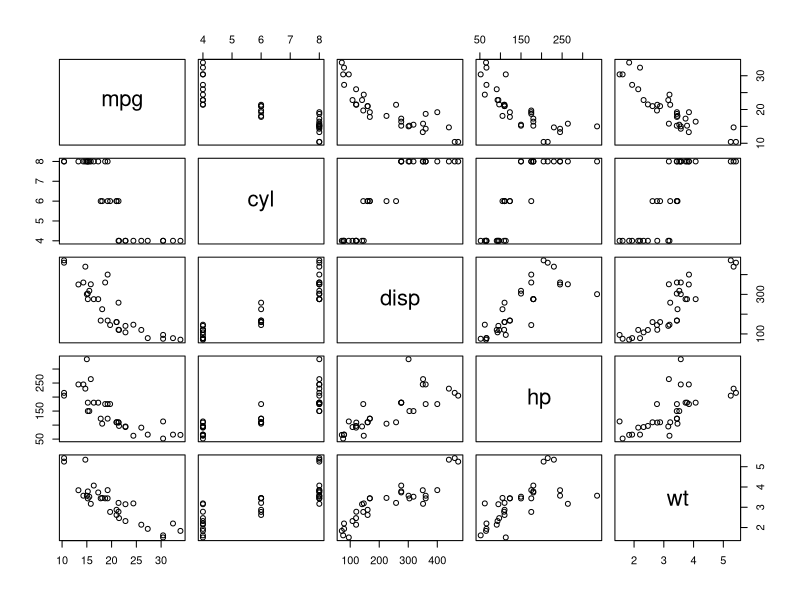
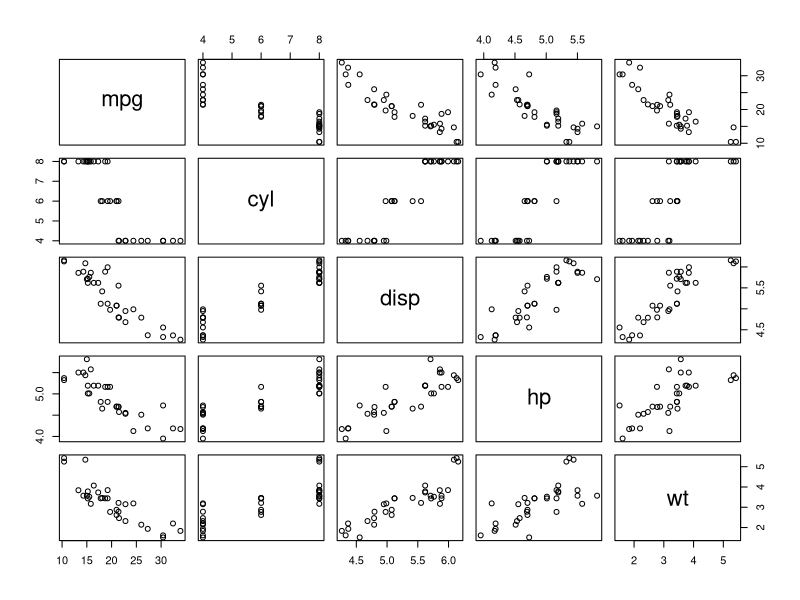
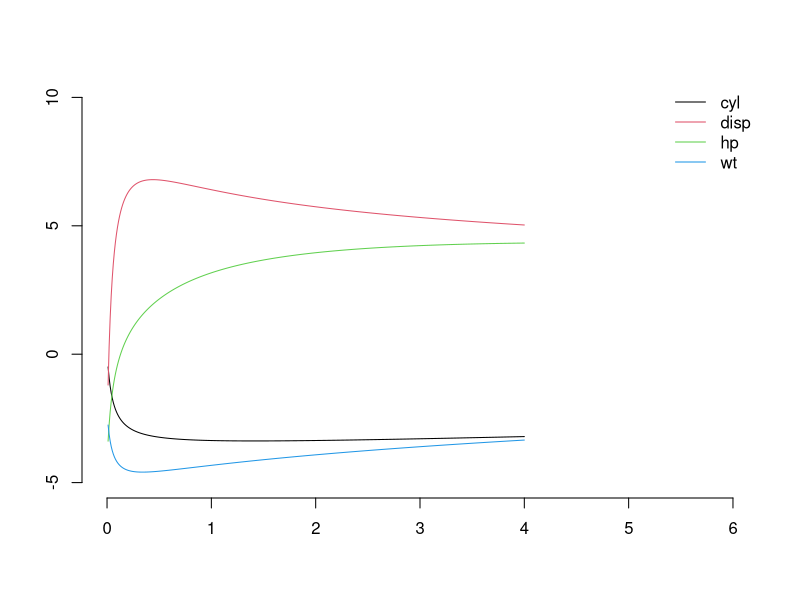
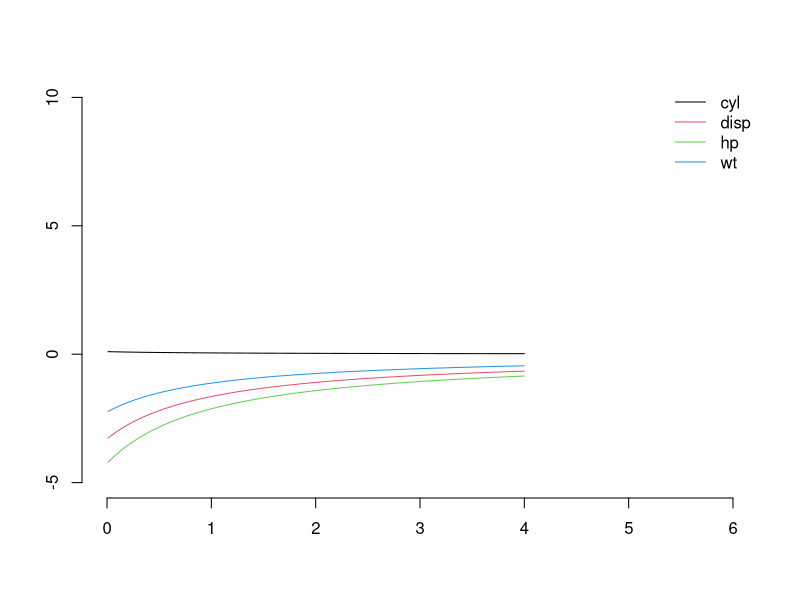

Write the R code that produced these figures, in order. (Note: this script raises an error after producing the figures.)
## ---- chunk 1
banco  <- mtcars[,c("mpg","cyl", "disp","hp","wt")]
pairs(banco)
## ---- chunk 2
banco2  <- banco
banco2$disp <- log ( banco$disp )
banco2$hp   <- log ( banco$hp )
pairs(banco2)
## ---- chunk 3
X <- as.matrix(cbind(1,banco2[,-1]))
y =  banco2[,1]

beta_til <- function(lambda) solve( diag(lambda,5)+t(X)%*%X)%*%t(X)%*%y

m=6
lambda = seq(.01,4,.01)
resp = NULL
for(l in lambda){
  resp <- rbind(resp, beta_til(l)[,1])
}

plot.new()
plot.window(ylim=c(-5,10), xlim=c(0,m))
lines(lambda, resp[,2],col=1)
lines(lambda, resp[,3],col=2)
lines(lambda, resp[,4],col=3)
lines(lambda, resp[,5],col=4)
axis(1)
axis(2)
legend('topright',names(banco2)[-1],col=1:4,bty='n',lty=1)

## ---- chunk 4
X <- as.matrix(cbind(1,banco2[,-1]))
y =  banco2[,1]

S = solve(t(X)%*%X)
beta_til <- function(lambda) (S%*%t(X)%*%y)/(1+lambda)

m=6
lambda = seq(.01,4,.01)
resp = NULL
for(l in lambda){
  resp <- rbind(resp, beta_til(l)[,1])
}

plot.new()
plot.window(ylim=c(-5,10), xlim=c(0,m))
lines(lambda, resp[,2],col=1)
lines(lambda, resp[,3],col=2)
lines(lambda, resp[,4],col=3)
lines(lambda, resp[,5],col=4)
axis(1)
axis(2)
legend('topright',names(banco2)[-1],col=1:4,bty='n',lty=1)

## ---- chunk 5
require(mvtnorm)
# simulando phi
beta_hat <- S%*%t(X)%*%y
SQR = t((y-X%*%beta_hat))%*%(y-X%*%beta_hat)
s1 = SQR+(t(beta_hat)%*%t(X)%*%X%*%beta_hat)*.01/(1+.01)
n - length(y)
phi = rgamma(500,n/2, .5*(SQR+drop(s1)))

mu = beta_til(.01)
beta = array(NA_real_, c(500,5))
for(i in 1:500)beta[i,] = rmvnorm(1, mu,S/(phi[i]*1.01) )

oo = par(mfrow=c(2,2))
plot(density(beta[,2]), main =names(banco2)[2],lwd=2)
plot(density(beta[,3]), main =names(banco2)[3],lwd=2)
plot(density(beta[,4]), main =names(banco2)[4],lwd=2)
plot(density(beta[,5]), main =names(banco2)[5],lwd=2)
par(oo)
